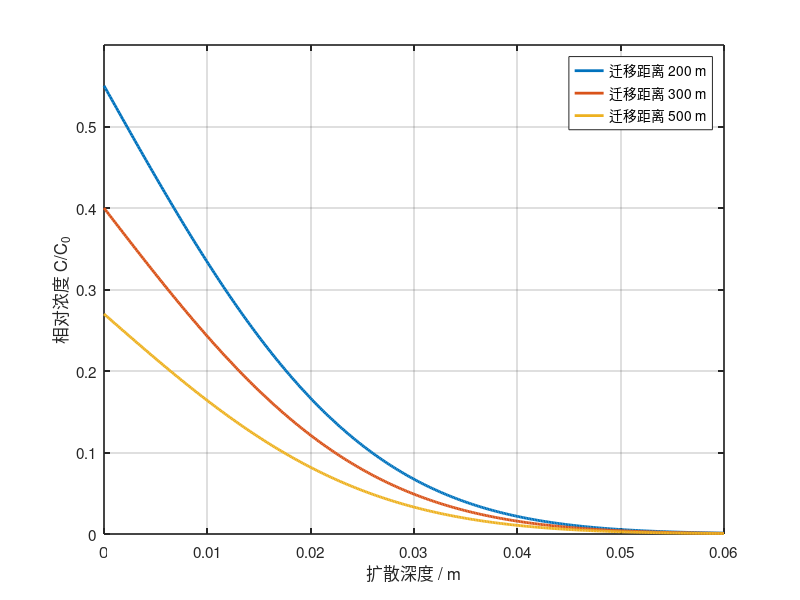

This chart was generated by the following MATLAB code:
% -------------------------------------------------------------------------
% 直接解析解法：保证在 x_target = 0.05 m 处 erfc(...) = targetC
% -------------------------------------------------------------------------
clc; clear; close all;

% ---------- 用户参数（可改） ----------
x_target = 0.05;        % 目标深度 (m)，希望在此处浓度接近目标值
targetC = 0.01;         % 希望 C/C0 在 x_target 处约为 0.01 (1%)
t_years = 1e5;          % 模拟时间：年
t = t_years * 365 * 24 * 3600;  % 转为秒（与D单位 m^2/s 对应）

% 三个裂隙情形的界面相对浓度 C0（你可以按需修改）
C0_200 = 0.55;
C0_300 = 0.40;
C0_500 = 0.27;

% ---------- 解析反解 D（避免数值求根） ----------
% erfcinv 存在于 MATLAB，求解：
% erfc( x_target / (2*sqrt(D*t)) ) = targetC
% => x_target / (2*sqrt(D*t)) = erfcinv(targetC)
% => D = ( x_target / (2*erfcinv(targetC)) )^2 / t

arg = erfcinv(targetC);
if arg <= 0
    error('erfcinv(targetC) 非正，targetC 必须在 (0,2) 且不太接近 1。');
end

D = ( x_target / (2 * arg) )^2 / t;   % m^2/s
fprintf('解析求得扩散系数 D = %.3e m^2/s\n', D);

% ---------- 计算并绘图 ----------
x = linspace(0, 0.06, 400);   % 横坐标 0 - 0.06 m

L = 2 * sqrt(D * t);          % erfc 中的尺度量

C200 = C0_200 .* erfc( x ./ L );
C300 = C0_300 .* erfc( x ./ L );
C500 = C0_500 .* erfc( x ./ L );

% 绘图
figure('Position',[120,120,900,600]);
plot(x, C200, 'LineWidth',2); hold on;
plot(x, C300, 'LineWidth',2);
plot(x, C500, 'LineWidth',2);

xlim([0 0.06]);
ylim([0 0.6]);
xlabel('扩散深度 / m','FontSize',12);
ylabel('相对浓度 C/C_0','FontSize',12);
legend('迁移距离 200 m','迁移距离 300 m','迁移距离 500 m','Location','northeast');
% title(sprintf('基质域中 Se-79 相对浓度随扩散深度的衰减（t=%.0f a, D=%.2e m^2/s）', t_years, D));
grid on;
box on;
set(gca,'FontSize',11,'LineWidth',1.2);
